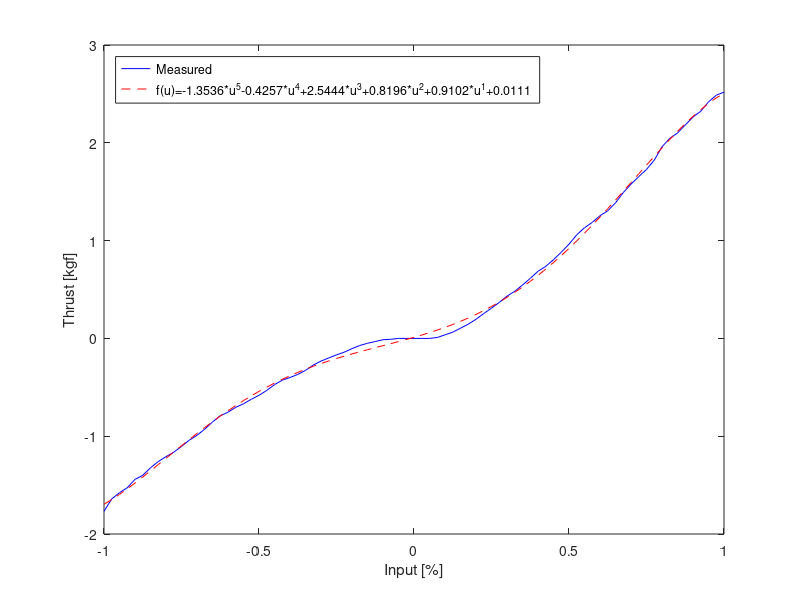

This chart was generated by the following MATLAB code:
%
%Thrust (kgf)	Pulse Width (us)
%X Y
map = [
-1.768181818	1100
-1.640909091	1110
-1.577272727	1120
-1.527272727	1130
-1.440909091	1140
-1.4	1150
-1.322727273	1160
-1.259090909	1170
-1.209090909	1180
-1.163636364	1190
-1.104545455	1200
-1.040909091	1210
-0.990909091	1220
-0.927272727	1230
-0.854545455	1240
-0.790909091	1250
-0.754545455	1260
-0.704545455	1270
-0.668181818	1280
-0.622727273	1290
-0.581818182	1300
-0.531818182	1310
-0.472727273	1320
-0.427272727	1330
-0.4	1340
-0.368181818	1350
-0.327272727	1360
-0.272727273	1370
-0.231818182	1380
-0.2	1390
-0.168181818	1400
-0.140909091	1410
-0.104545455	1420
-0.072727273	1430
-0.05	1440
-0.031818182	1450
-0.013636364	1460
-0.009090909	1470
0	1480
0	1500
0	1510
0	1520
0.009090909	1530
0.036363636	1540
0.063636364	1550
0.104545455	1560
0.145454545	1570
0.195454545	1580
0.254545455	1590
0.309090909	1600
0.368181818	1610
0.431818182	1620
0.481818182	1630
0.545454545	1640
0.613636364	1650
0.686363636	1660
0.736363636	1670
0.804545455	1680
0.881818182	1690
0.963636364	1700
1.059090909	1710
1.131818182	1720
1.186363636	1730
1.254545455	1740
1.304545455	1750
1.386363636	1760
1.490909091	1770
1.577272727	1780
1.654545455	1790
1.727272727	1800
1.822727273	1810
1.959090909	1820
2.045454545	1830
2.1	1840
2.181818182	1850
2.263636364	1860
2.322727273	1870
2.418181818	1880
2.486363636	1890
2.518181818	1900];
%P = [56.6703763943 298.3976377754 1453.7943326152];
P = [-1.3536   -0.4257    2.5444    0.8196    0.9102    0.0111];
thrust = polyval(P,(map(:,2) - 1500)/400);

figure(1)
plot((map(:,2)-1500)/400, map(:,1),'b', (map(:,2)-1500)/400,thrust,'--r')
ylabel('Thrust [kgf]')
xlabel('Input [%]')

polystring = 'f(u)=';
for i = 1:size(P,2)
    exponent = size(P,2)-i;

    if ((exponent == (size(P,2)-1)) && (exponent > 0))
        new_string = strcat(num2str(P(i)),'*u^',int2str(exponent));
    elseif exponent <= 0
        if P(i) > 0
         tecken = strcat('+',num2str(P(i)));
        else
            tecken = num2str(P(i));
        end
        new_string = tecken; 
    else
        if P(i) >= 0
            tecken = strcat('+',num2str(P(i)));
        else
            tecken = num2str(P(i));
        end
        new_string = strcat(tecken, '*u^',int2str(exponent));
    end
    polystring = strcat(polystring,new_string);
end
legend('Measured',polystring ,'location','NorthWest')
%print -f1 -depsc2 thrusterplot.eps
%print -f1 -dpdf thrusterplot.pdf

%%
latex_map = [];
for i = 1:size(map,1)
    temp = strcat(num2str(map(i,1)), ' & ', num2str(map(i,2)), ' \\');
    disp(temp)
    latex_map{i} = temp;  
end
